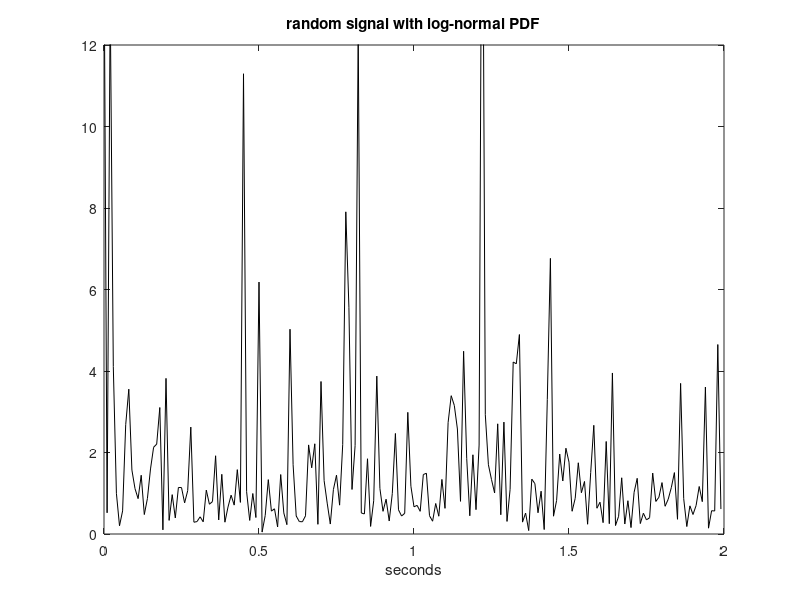

Source code (MATLAB):
% Random signal with log-normal PDF
fs=100;                     %sampling frequency in Hz
tiv=1/fs;                   %time interval between samples;
t=0:tiv:(2-tiv);            %time intervals set (200 values)
N=length(t);                %number of data points
mu=0; sigma=1;              %random signal parameters
y=lognrnd(mu,sigma,N,1);    %random signal data set

plot(t,y,'-k');             %plots figure
axis([0 2 0 12]);
xlabel('seconds'); 
title('random signal with log-normal PDF');